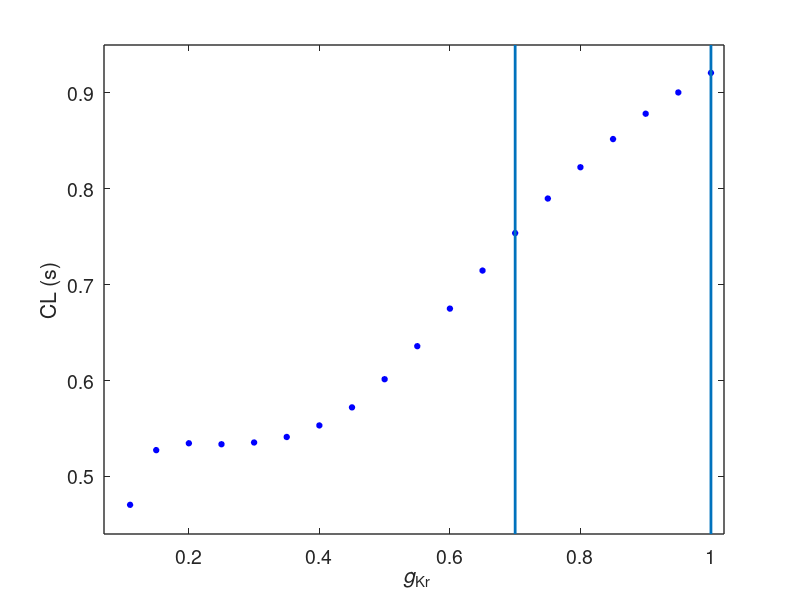

MATLAB code to generate this figure:
% Script reproduces Figure3a
% Corresponding data are in files 'Figure3a_data1' and 'Figure3a_data2'

% All input parameters values of the model are saved in the 'parameters'
% Matlab structure. 

% All features of the AP are saved in the 'biomarkers' structure. 

% For Figure3a, parameter x_g_Kr and biomarker CL have 
% variable values, other parameters are constant 

close all
clear

x1=load('Figure3a_data1');

allgKr = [];
allCL = [];
allMDP = [];

for st = 1:length(x1.parameters)
    
    allgKr = [allgKr; x1.parameters(st).x_g_Kr];
    allCL = [allCL; x1.biomarkers(st).CL];
    allMDP = [allMDP; x1.biomarkers(st).MDP2];
    
end

x2=load('Figure3a_data2');

for st = 5%1:length(x2.parameters)
    
    allgKr = [allgKr; x2.parameters(st).x_g_Kr];
    allCL = [allCL; x2.biomarkers(st).CL];
    allMDP = [allMDP; x2.biomarkers(st).MDP2];
    
end

figure

p1=plot(allgKr,allCL,'bo');
hold on

set(p1,'markersize',4,'markerfacecolor','b');

xl = xlabel('{\it g}_{Kr}');
ylabel('CL (s)')

set(gca,'xlim',[0.07 1.02])
set(gca,'ylim',[0.44 0.95])

set(gca,'ytick',[0.5 0.6 0.7 0.8 0.9],'yticklabel',[0.5 0.6 0.7 0.8 0.9])

ax = axis;
ax=axis;
l1=line([0.7 0.7],[ax(3) ax(4)]);
l2=line([1 1],[ax(3) ax(4)]);

set([l1 l2],'linewidth',2)

set(gca,'fontsize',14)
set(gca,'linewidth',1)

% set(gcf,'position',[680 558 351 420])

% print -dtiff CLgKr2.tiff
